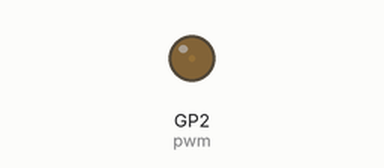
A program run on a simulated Raspberry Pi Pico running MicroPython. On the bench: output pins drawn as LEDs (lit = HIGH). What the program prints to the serial console is not drawn.

Above: at 0.05 s.
At 1.7 s:
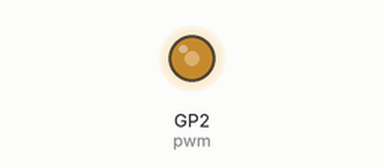
At 2.5 s:
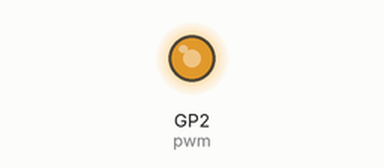
At 3.35 s:
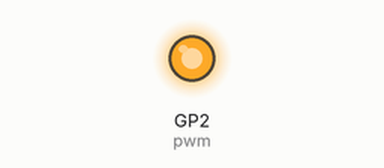
Timing chart, 0 to 7.8 s (numbered marks = the images above):
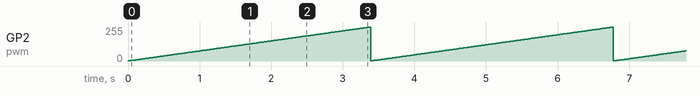

Measured:
- by itself, GP2 (pwm): ramps from 1/255 to 255/255 and jumps back, once every 3.4 s

The program:

main.py
```python
from machine import PWM, Pin # 從 machine 中 引入 PWM 與 Pin
from time import sleep # 從 time 中 引入 sleep 模組

# 定義 GPIO2 為 PWM 腳位
pwm = PWM(Pin(2))

# 使用 duty_u16() 來控制 pwm duty, 數值範圍 0 ~ 65534, 表示 0~ 100%
while True:
    # 在螢幕上顯示目前 duty 值
    print(pwm.duty_u16())

    # 逐漸增加
    if pwm.duty_u16() >= 0 and pwm.duty_u16() < 65534:
        pwm.duty_u16(pwm.duty_u16()+100)

    # 到達最大值時重置為 0
    if pwm.duty_u16() >= 65534:
        pwm.duty_u16(0)

    # 等待 0.005 秒
    sleep(0.005)
```
